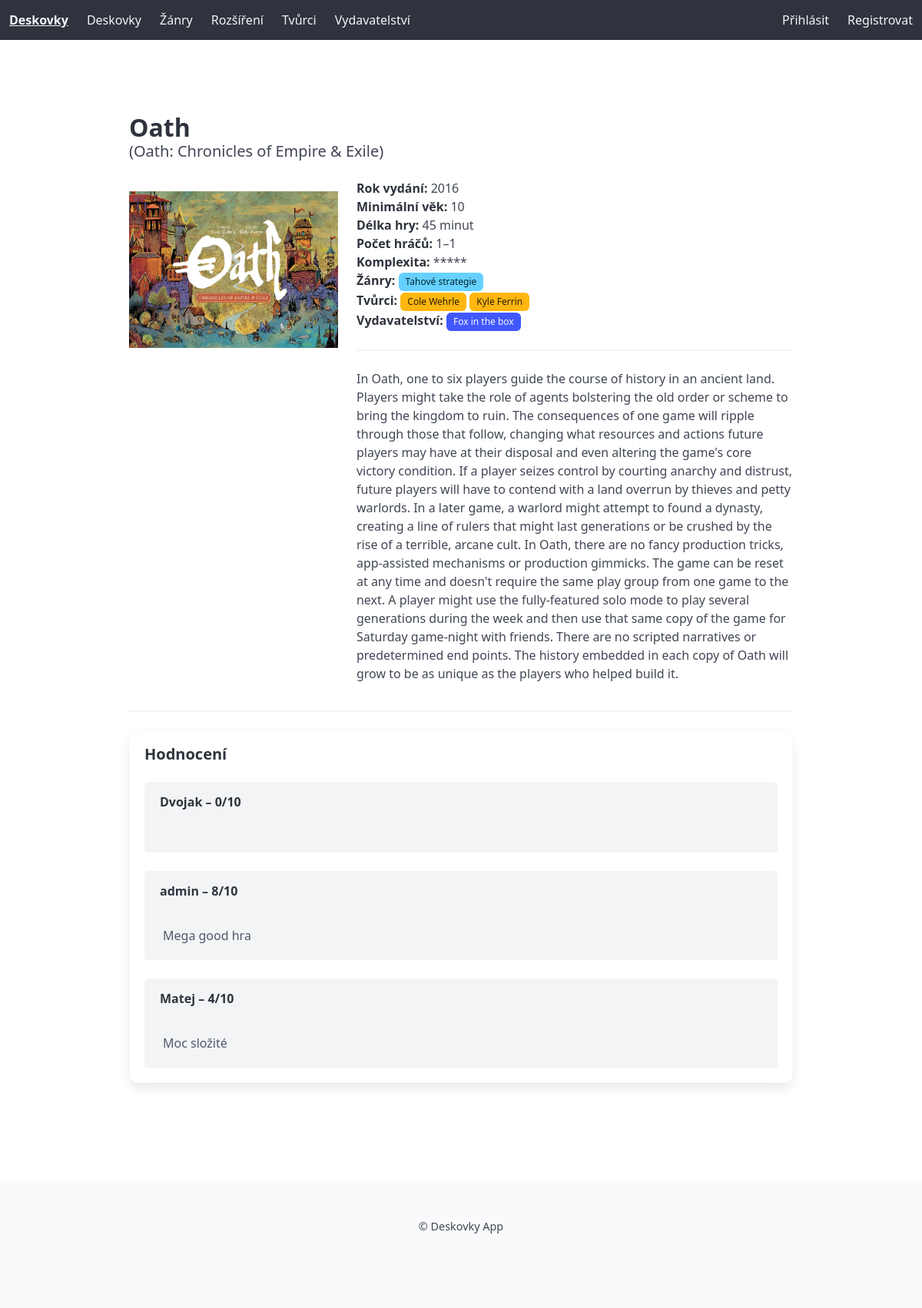
Page /deskovka/3/ on the committed database.
### library/models.py (models this page shows, shortened)
class Deskovka(models.Model):
    nazev = models.CharField(max_length=80, verbose_name="Jméno deskové hry", help_text="Zadejte jméno deskové hry", default='',
            error_messages={'blank':'Jméno deskové hry musí být vyplněno'})
    alt = models.CharField(max_length=80, verbose_name="Alternativní jméno deskové hry", help_text="Zadejte alternativní jméno deskové hry",default='',blank=True, null=True,)
    zanry = models.ManyToManyField('Zanr',related_name='deskovky',verbose_name='Žánry deskové hry',help_text='Vyberte jeden nebo více žánrů',blank=True)
    designer = models.ManyToManyField('Tvurci', related_name='deskovky', verbose_name='Tvůrci deskové hry', help_text='Vyberte jednoho nebo více tvůrců', blank=True)
    vydavatelstvi = models.ManyToManyField('Vydavatelstvi', related_name='deskovky',verbose_name='Vydavatelství', help_text='Vyberte jméno vydavatelství deskové hry', blank=True)
    vydani = models.IntegerField(blank=True,null=True, verbose_name='Datum vydání')
    minvek = models.IntegerField(verbose_name='Minimální věk', help_text='Zadejte minimální věk', validators=[MinValueValidator(0), MaxValueValidator(99)],default=0)
    cas = models.IntegerField(verbose_name='Délka hry', help_text='Zadejte délku hry v minutách', validators=[MinValueValidator(0), MaxValueValidator(999)], default=0)
    min_hracu = models.IntegerField(verbose_name='Minimální počet hráčů', help_text='Zadejte minimální počet hráčů', validators=[MinValueValidator(1), MaxValueValidator(99)],default=1)
    max_hracu = models.IntegerField(verbose_name='Maximální počet hráčů', help_text='Zadejte maximální počet hráčů', validators=[MinValueValidator(1), MaxValueValidator(99)],default=1)
    KOMPLEXITA = [(0, ''), (1, '*'), (2, '**'), (3, '***'), (4, '****'), (5, '*****'), ]
    komplexita = models.PositiveIntegerField(choices=KOMPLEXITA, verbose_name="Komplexita hry", default=3)
    fotografie = models.ImageField(upload_to='deskovky',verbose_name='Fotografie',blank=True,null=True)
    popis = models.TextField(verbose_name='Popis', help_text='Zadejte popis deskové hry',blank=True, null=True)
    class Meta:
        verbose_name = 'Deskovka'
        verbose_name_plural = 'Deskovky'

class Zanr(models.Model):
    nazev = models.CharField(max_length=20, verbose_name='Název žánru', help_text='Zadejte název žánru')
    class Meta:
        ordering = ['nazev']
        verbose_name = 'Žánr'
        verbose_name_plural = 'Žánry'

class Tvurci(models.Model):
    ROLE_CHOICES = [
        ('designer', 'Designer'),
        ('illustrator', 'Ilustrátor'),
    ]
    Jmeno = models.CharField(max_length=80, verbose_name='Jméno tvůrce', help_text='Zadejte jméno tvůrce')
    Prijmeni = models.CharField(max_length=80, verbose_name='Příjmení tvůrce', help_text='Zadejte příjmení tvůrce')
    role = models.CharField(max_length=20, choices=ROLE_CHOICES, verbose_name='Role',blank=True, null=True, help_text='Vyberte roli tvůrce')
    zivotopis = models.TextField(verbose_name='Životopis', help_text='Zadejte životopis tvůrce', blank=True, null=True)
    fotografie = models.ImageField(upload_to='tvurci', null=True, blank=True, verbose_name='Fotografie')
    class Meta:
        verbose_name = 'Tvůrce'
        verbose_name_plural = 'Tvůrci'

class Vydavatelstvi(models.Model):
    Jmeno = models.CharField(max_length=80, verbose_name='Jméno vydavatelství', help_text='Zadejte jméno vydavatelství')
    class Meta:
        verbose_name = 'Vydavatelství'
        verbose_name_plural = 'Vydavatelství'

class Hodnoceni(models.Model):
    Hra = models.ForeignKey('Deskovka', on_delete=models.CASCADE, related_name='hodnoceni_set')
    uzivatel = models.ForeignKey(User, on_delete=models.CASCADE, related_name='hodnoceni')
    hodnoceni = models.IntegerField(verbose_name='Hodnocení', help_text='Zadejte hodnocení', validators=[MinValueValidator(0), MaxValueValidator(10)])
    datum = models.DateField(auto_now_add=True, verbose_name='Datum hodnocení')
    recenze = models.TextField(verbose_name='Recenze', help_text='Zadejte recenzi')
    class Meta:
        verbose_name = 'Hodnocení'
        verbose_name_plural = 'Hodnocení'

### library/views.py (the view)
# urls.py: path('deskovka/<int:pk>/', views.DeskovkaDetailView.as_view(), name='deskovka_detail'),
class DeskovkaDetailView(DetailView):
    model = Deskovka
    template_name = 'games/boardgames_detail.html'
    context_object_name = 'deskovka'
    def get_context_data(self, **kwargs):
        context = super().get_context_data(**kwargs)
        deskovka = self.get_object()
        if self.request.user.is_authenticated:
            uz_jedno = deskovka.hodnoceni_set.filter(uzivatel=self.request.user).exists()
            context['uzivatel_hodnotil'] = uz_jedno
        else:
            context['uzivatel_hodnotil'] = False
        return context

### library/templates/games/boardgames_detail.html (shortened to what this page needs)
{% extends 'base.html' %}
{% load static %}
{% block content %}
<section class="section">
  <div class="container">
    <div class="columns is-vcentered">
      <div class="column is-8">
        <h1 class="title">{{ deskovka.nazev }}</h1>
        {% if deskovka.alt %}
          <p class="subtitle">({{ deskovka.alt }})</p>
        {% endif %}
      </div>
    </div>
    <div class="columns">
      <div class="column is-one-third">
        {% if deskovka.fotografie %}
          <figure class="image is-4by3">
            <img src="{{ deskovka.fotografie.url }}" alt="{{ deskovka.nazev }}">
          </figure>
        {% else %}
          <figure class="image is-4by3">
            <img src="{% static 'images/placeholder.png' %}" alt="bez obrázku">
          </figure>
        {% endif %}
      </div>
      <div class="column">
        <p><strong>Rok vydání:</strong> {{ deskovka.vydani }}</p>
        <p><strong>Minimální věk:</strong> {{ deskovka.minvek }}</p>
        <p><strong>Délka hry:</strong> {{ deskovka.cas }} minut</p>
        <p><strong>Počet hráčů:</strong> {{ deskovka.min_hracu }}–{{ deskovka.max_hracu }}</p>
        <p><strong>Komplexita:</strong> {{ deskovka.get_komplexita_display }}</p>
        <p><strong>Žánry:</strong>
          {% for zanr in deskovka.zanry.all %}
            <span class="tag is-info">{{ zanr.nazev }}</span>
          {% endfor %}
        </p>
        <p><strong>Tvůrci:</strong>
          {% for tvurce in deskovka.designer.all %}
            <span class="tag is-warning">{{ tvurce.Jmeno }} {{ tvurce.Prijmeni }}</span>
          {% endfor %}
        </p>
        <p><strong>Vydavatelství:</strong>
          {% for vyd in deskovka.vydavatelstvi.all %}
            <span class="tag is-link">{{ vyd.Jmeno }}</span>
          {% endfor %}
        </p>
        <hr>
        <p>{{ deskovka.popis }}</p>
      </div>
    </div>
    <hr>
    <div class="box">
      <h2 class="title is-5">Hodnocení</h2>
      {% for h in deskovka.hodnoceni_set.all %}
        <article class="message is-light">
          <div class="message-header">
            <p><strong>{{ h.uzivatel.username }}</strong> – {{ h.hodnoceni }}/10</p>
          </div>
          <div class="message-body">
            {{ h.recenze }}
          </div>
        </article>
      {% empty %}
        <p>Žádná hodnocení zatím nejsou.</p>
      {% endfor %}
    </div>
  </div>
</section>
{% endblock %}

### library/templates/base.html (shortened to what this page needs)
{% load static %}
<!DOCTYPE html>
<html lang="cs">
<head>
    <link rel="stylesheet" href="https://cdn.jsdelivr.net/npm/bulma@1.0.0/css/bulma.min.css">
    <link rel="stylesheet" href="{% static 'css/style.css' %}">
</head>
<body>
<nav class="navbar is-dark" role="navigation" aria-label="main navigation">
  <div class="navbar-brand">
    <a class="navbar-item" href="{% url 'index' %}">
      <strong>Deskovky</strong>
    </a>
  </div>
  <div class="navbar-menu">
    <div class="navbar-start">
      <a class="navbar-item" href="{% url 'deskovka_list' %}">Deskovky</a>
      <a class="navbar-item" href="{% url 'zanr_list' %}">Žánry</a>
      <a class="navbar-item" href="{% url 'rozsireni_list' %}">Rozšíření</a>
      <a class="navbar-item" href="{% url 'tvurci_list' %}">Tvůrci</a>
      <a class="navbar-item" href="{% url 'vydavatelstvi_list' %}">Vydavatelství</a>
    </div>
    <div class="navbar-end">
      {% if user.is_authenticated %}
        <div class="navbar-item">
          Přihlášen: <a href="{% url 'dashboard' %}">{{ user.username }}</a>
        </div>
        <a class="navbar-item" href="{% url 'logout' %}">Odhlásit</a>
      {% else %}
        <a class="navbar-item" href="{% url 'login' %}">Přihlásit</a>
        <a class="navbar-item" href="{% url 'register' %}">Registrovat</a>
      {% endif %}
    </div>
  </div>
</nav>
<section class="section">
  <div class="container">
    {% block content %}
    {% endblock %}
  </div>
</section>
<footer class="footer">
  <div class="content has-text-centered">
    <p>&copy; {{ year }} Deskovky App</p>
  </div>
</footer>
</body>
</html>

### library/static/css/style.css (style rules this page uses)
body { font-family: 'Segoe UI', 'Roboto', sans-serif;; margin: 0; padding: 0; }
footer { text-align: center; padding: 1rem; font-size: 0.9rem; margin-top: 2rem; }
img { max-width: 100%; height: auto; display: block; margin: 1rem 0; }

### rows in the picture
Deskovka: nazev "Oath", alt "Oath: Chronicles of Empire & Exile", fotografie (picture), vydani "2016", minvek "10", cas "45", min_hracu "1", max_hracu "1", komplexita "*****", popis "In Oath, one to six players guide the course of history in an ancient land. Players might take the role of agents bolstering the old order or scheme to bring the kingdom to ruin. The consequences of one game will ripple through those that follow, changing what resources and actions future players may have at their disposal and even altering the game's core victory condition. If a player seizes control by courting anarchy and distrust, future players will have to contend with a land overrun by thieves and petty warlords. In a later game, a warlord might attempt to found a dynasty, creating a line of rulers that might last generations or be crushed by the rise of a terrible, arcane cult. In…"
Zanr: nazev "Tahové strategie"
Tvurci: Jmeno "Cole", Prijmeni "Wehrle"
Tvurci: Jmeno "Kyle", Prijmeni "Ferrin"
Vydavatelstvi: Jmeno "Fox in the box"
Hodnoceni: uzivatel.username "Dvojak", hodnoceni "0"
Hodnoceni: uzivatel.username "admin", hodnoceni "8", recenze "Mega good hra"
Hodnoceni: uzivatel.username "Matej", hodnoceni "4", recenze "Moc složité"
